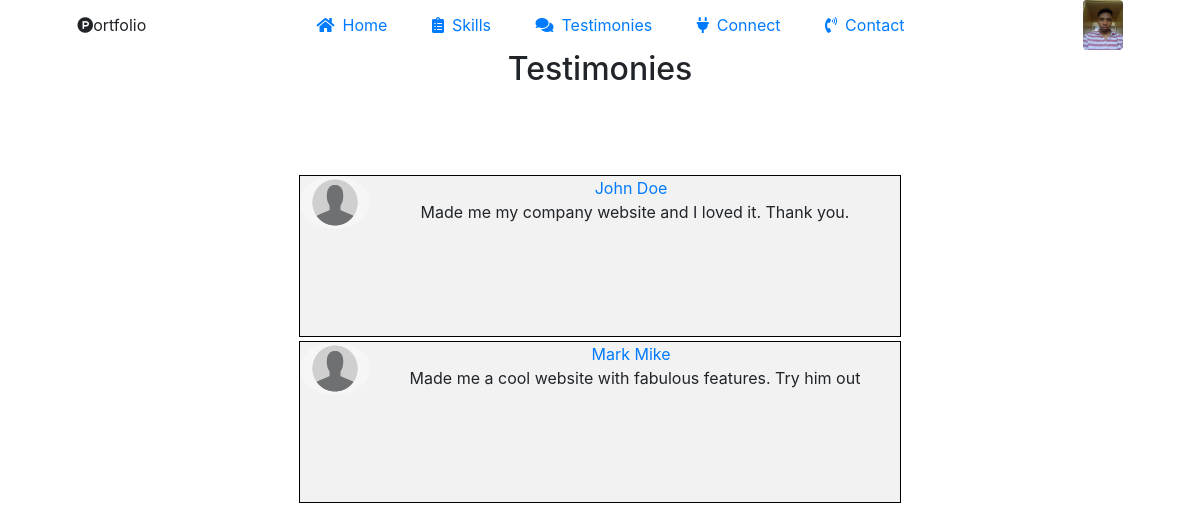
Page /testimonials/ on the committed database.
### testimony/models.py (models this page shows, shortened)
class Testimony(models.Model):
    name = models.CharField(max_length=150)
    image = models.FileField(upload_to='testimony_pics')
    body = models.TextField()

### testimony/views.py (the view)
# urls.py: path("",testimonyPageView, name="testimonypage"),
def testimonyPageView(request,*args,**kwargs):
    testimonies = get_list_or_404(Testimony)
    context =  {
        "testimonies": testimonies,
        "heading":"Testimonies"
    }
    return render(request,'testimony/index.html',context)

### testimony/templates/testimony/index.html
{% extends 'base.html' %}
{% block content %}
{% include 'inc/heading.html' %}
    <section class="home-section container" style=" text-align:center; padding-top:10vh !important;">
        {% for t in testimonies%}
        <article class="media content-section " style="height: 10rem; width: 50vw; box-shadow:0px 0px 0px 1px black;margin:auto;margin-top:0;margin-bottom:6px; background-color:#f2f2f2">
          <img class="rounded-circle" src="{{ t.image.url }}" width="70rem">
          <div class="media-body">
            <div class="article-metadata">
              <a class="mr-2" href="#">{{ t.name }}</a>
            </div>
            <p class="article-content">{{ t.body }}</p>
          </div>
        </article>
        {% endfor %}
    </section>
{% endblock %}

### templates/base.html (shortened to what this page needs)
{% load static %}
<!Doctype html>
<html>
    <head>
        <link rel="stylesheet" href="https://stackpath.bootstrapcdn.com/bootstrap/4.3.1/css/bootstrap.min.css">
        <link rel="stylesheet" href="https://use.fontawesome.com/releases/v5.8.1/css/all.css">
        <link rel="stylesheet" href="{% static 'css/main.css'%}"/>
        <link rel="stylesheet" href="{% static 'css/nav.css'%}"/>
        <link rel="stylesheet" href="{% static 'css/home.css'%}"/>
        <link rel="stylesheet" href="{% static 'css/query.css'%}"/>
    </head>
    <body>
        {% include 'inc/navbar.html'%}
        <main class="container">
            {% block content %}
            {% endblock %}
        </main>
    </body>
</html>

### templates/inc/navbar.html (shortened to what this page needs)
{% load static %}
<nav>
<div class="logo-div">
    <p><i class="fab fa-product-hunt"></i>ortfolio</p>
</div>
<div class="a-div">
    <a href="{% url 'homepage' %}"><i class="fas fa-home"></i>Home</a>
    <a href="/#skills"><i class="fas fa-clipboard-list"></i>Skills</a>
    <a href="{% url 'testimonypage'%}"><i class="fas fa-comments"></i>Testimonies</a>
    <a href="{% url 'connectpage' %}"><i class="fas fa-plug"></i>Connect</a>
    <a href="{% url 'contactpage' %}"><i class="fas fa-phone-volume"></i>Contact</a>
</div>
<div class="mypic-div">
    <img src="{% static 'img/mythumbnail.jpg' %}" alt="..." class="rounded" width="40px" height="50px">
</div>
</nav>

### templates/inc/heading.html
<div class="heading-div">
    <h2>
        {% if heading %} {{ heading }} {% endif%}
    </h2>
</div>

### static/css/main.css (style rules this page uses)
*,*::after,*:before { box-sizing: border-box; }
body { margin: 0; padding: 0; height: 1000px; }

### static/css/nav.css (style rules this page uses)
nav { display: flex; _border: 1px solid black; }
nav >div { margin: auto; _border: 1px solid black; }
nav a { padding: 0px 1rem; margin-right: 0.5rem; _border: 1px solid black; }
.logo-div p { margin: auto; }
nav .a-div i { margin-right: 0.5rem; }

### static/css/home.css (style rules this page uses)
.home-section { _border: 1px solid black; height: calc(92vh); text-align: center; padding-top: 30vh; }
.heading-div { text-align: center; }

### rows in the picture
Testimony: image (placeholder picture), name "John Doe", body "Made me my company website and I loved it. Thank you."
Testimony: image (placeholder picture), name "Mark Mike", body "Made me a cool website with fabulous features. Try him out"

### other values in the picture
{{ heading }} "Testimonies"
